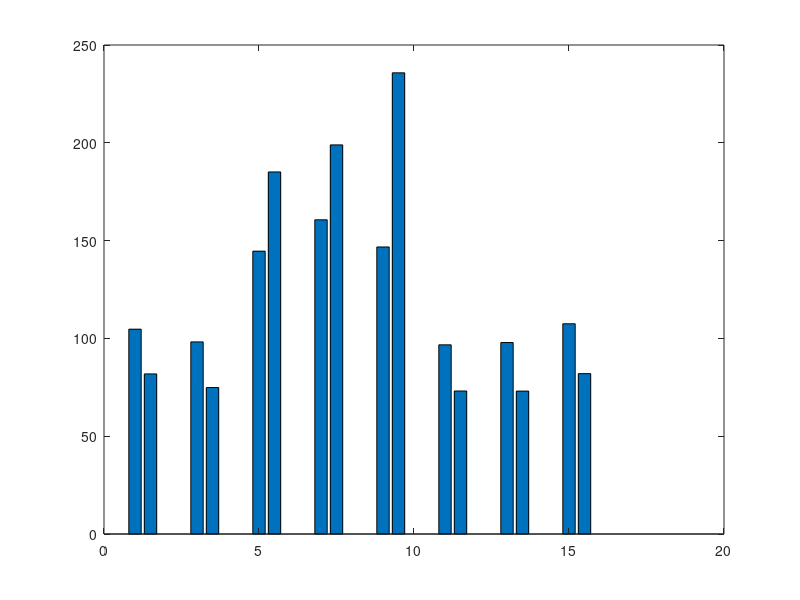

MATLAB code to generate this figure: (Note: this script raises an error after producing the figure.)

%% validation scenario 1------ 8 STAs --- 20 meters
clear all
DCF_throughput = [107.3781   96.6996  145.0494  161.0671  145.0494   96.6996   96.6996  107.3781];
CSR_throughput = [82.5802   74.2748  185.8056  198.3824  235.4012   74.2748   74.2748   82.5802];

plot_BianchiThroughput = [DCF_throughput;CSR_throughput];
plot_BianchiThroughput = reshape(plot_BianchiThroughput,[],1)';




xValues = [ 1 1.5    3 3.5    5 5.5    7 7.5   9 9.5    11 11.5    13 13.5    15 15.5];
rng(1);
for j = 1:length(plot_BianchiThroughput)
    pd = makedist('Normal','mu',plot_BianchiThroughput(j),'sigma',1);   % create a random variable with Normal dist, mean=0 and std deviation=1
    plot_SimThroughput(j) = random(pd);
end 

% yvalues = sprintfc('%.2f',B(1,:));
linestyle = {'-', ':'};
linewidth = [1.5, 1.5];

plotMatrix = [plot_SimThroughput;plot_BianchiThroughput];
figure
for i = 1:2   
    if i == 1 
        b = bar(xValues, plotMatrix(i,:));
        b.LineStyle = linestyle(i);
        b.LineWidth = linewidth(i);
        b.EdgeColor = 'flat';
        b.FaceColor = 'flat';
        b.FaceAlpha = 0.5;
        b.CData(1,:) = [0.2118, 0.6353, 0.6784];
        b.CData(2,:) = [0.9373, 0.5294, 0.2588];

        b.CData(3,:) = [0.2118, 0.6353, 0.6784];
        b.CData(4,:) = [0.9373, 0.5294, 0.2588];

        b.CData(5,:) = [0.2118, 0.6353, 0.6784];
        b.CData(6,:) = [0.9373, 0.5294, 0.2588];

        b.CData(7,:) = [0.2118, 0.6353, 0.6784];
        b.CData(8,:) = [0.9373, 0.5294, 0.2588];

        b.CData(9,:) = [0.2118, 0.6353, 0.6784];
        b.CData(10,:) = [0.9373, 0.5294, 0.2588];

        b.CData(11,:) = [0.2118, 0.6353, 0.6784];
        b.CData(12,:) = [0.9373, 0.5294, 0.2588];

        b.CData(13,:) = [0.2118, 0.6353, 0.6784];
        b.CData(14,:) = [0.9373, 0.5294, 0.2588];

        b.CData(15,:) = [0.2118, 0.6353, 0.6784];
        b.CData(16,:) = [0.9373, 0.5294, 0.2588];
        

        title('', 'interpreter','latex', 'FontSize', 14);
        
        xticks([1.25    3.25    5.25    7.25   9.25    11.25   13.25  15.25]);
        xticklabels({'1' '2' '3' '4' '5' '6' '7' '8'});
        xtickangle(0);
        xlabel('STA', 'interpreter','latex', 'FontSize', 16)

        ylim([0 250]);
        yticks(0:50:250);
        ylabel('STA Throughput [Mbps]', 'interpreter','latex', 'FontSize', 16)
        ax = gca;
        ax.XAxis.LineWidth = 1.5;
        ax.YAxis.LineWidth = 1.5;
        set(gca, 'TickLabelInterpreter','latex', 'FontSize', 14);
        grid on
        hold on
        % text(A,B(1,:),yvalues,'vert','bottom','horiz','center');
        box off
    else
        asteriskValues = xValues;
        for k = 1:length(xValues)
            plot(asteriskValues(k), plot_BianchiThroughput(k), '*', 'LineWidth', 1, 'MarkerSize', 12, 'MarkerEdgeColor', [0 0 0], 'MarkerFaceColor',[0 0 0]);
                % 'HorizontalAlignment', 'center', 'VerticalAlignment', 'middle', 'FontSize',22, 'Interpreter', 'latex');
        end
        % b.FaceColor = 'none'; 
        % set(gca, 'TickLabelInterpreter','latex', 'FontSize', 14);  
    end
end


%%
%%%%%% legend
B = [11.7399 10.8998];

colordatabase = [ [0.2118, 0.6353, 0.6784];        
                  [0.9373, 0.5294, 0.2588]];
names = {'DCF' 'C-SR' 'Analytical'};    


figure
for i=1:length(B)
    b = bar(1,B(i));
    b.EdgeColor = 'flat';
    b.FaceColor = 'flat';
    b.FaceAlpha = 0.5;
    b.CData(1,:) = colordatabase(i,:);
    hold on
end
ylim([0 50]);
plot(1,5,'*', 'LineWidth', 1, 'MarkerSize', 12, 'MarkerEdgeColor', [0 0 0], 'MarkerFaceColor',[0 0 0]);
legend(names, 'Interpreter','latex', 'location', 'north', 'Orientation', 'vertical'  , 'FontSize', 14);

